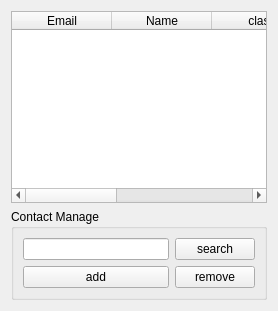
          <widget class="QWidget" name="tab_12">
           <attribute name="title">
            <string>Contacts</string>
           </attribute>
           <layout class="QGridLayout" name="gridLayout_22">
            <item row="0" column="0">
             <widget class="QTableWidget" name="ContactList">
              <property name="styleSheet">
               <string notr="true"/>
              </property>
              <column>
               <property name="text">
                <string>Email</string>
               </property>
              </column>
              <column>
               <property name="text">
                <string>Name</string>
               </property>
              </column>
              <column>
               <property name="text">
                <string>class</string>
               </property>
              </column>
              <column>
               <property name="text">
                <string>Date</string>
               </property>
              </column>
              <column>
               <property name="text">
                <string>Address</string>
               </property>
              </column>
             </widget>
            </item>
            <item row="1" column="0">
             <widget class="QGroupBox" name="groupBox_18">
              <property name="title">
               <string>Contact Manage</string>
              </property>
              <layout class="QGridLayout" name="gridLayout_29">
               <item row="1" column="0">
                <widget class="QPushButton" name="pushButton_5">
                 <property name="text">
                  <string>add</string>
                 </property>
                </widget>
               </item>
               <item row="1" column="1">
                <widget class="QPushButton" name="pushButton_7">
                 <property name="text">
                  <string>remove</string>
                 </property>
                </widget>
               </item>
               <item row="0" column="0">
                <widget class="QLineEdit" name="lineEdit_2"/>
               </item>
               <item row="0" column="1">
                <widget class="QPushButton" name="pushButton_8">
                 <property name="text">
                  <string>search</string>
                 </property>
                </widget>
               </item>
              </layout>
             </widget>
            </item>
           </layout>
          </widget>
